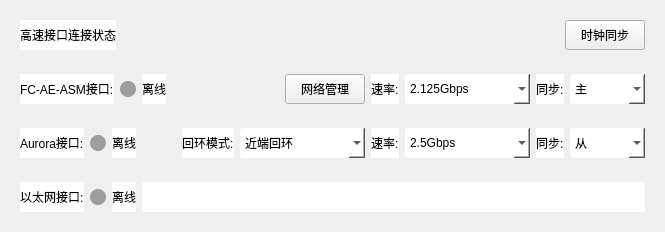
                      <widget class="QWidget" name="widget_15" native="true">
                       <property name="styleSheet">
                        <string notr="true">#widget_15{
background-color: rgb(255,255,255);
border:2px solid rgb(70,90,120);
border-radius:10px;
}</string>
                       </property>
                       <layout class="QGridLayout" name="gridLayout_21">
                        <item row="0" column="0">
                         <widget class="QWidget" name="widget_16" native="true">
                          <layout class="QGridLayout" name="gridLayout_15">
                           <item row="0" column="0">
                            <widget class="QLabel" name="label_11">
                             <property name="styleSheet">
                              <string notr="true">color: rgb(0,0,0);
font: 75 11pt &quot;微软雅黑&quot;;
background-color: rgb(255,255,255);</string>
                             </property>
                             <property name="text">
                              <string>高速接口连接状态</string>
                             </property>
                            </widget>
                           </item>
                           <item row="0" column="2">
                            <widget class="QPushButton" name="pushButton_tb">
                             <property name="minimumSize">
                              <size>
                               <width>75</width>
                               <height>30</height>
                              </size>
                             </property>
                             <property name="styleSheet">
                              <string notr="true">QPushButton{
border:1px solid rgb(70,90,120);
color: rgb(255, 255, 255);
border-radius:3px;
font: 75 11pt &quot;微软雅黑&quot;;
background-color: rgb(153,217,234);
}
QPushButton:hover{
color: rgb(25, 118, 210);
background-color: rgb(227, 236, 255);
};</string>
                             </property>
                             <property name="text">
                              <string>时钟同步</string>
                             </property>
                            </widget>
                           </item>
                           <item row="0" column="1">
                            <spacer name="horizontalSpacer_15">
                             <property name="orientation">
                              <enum>Qt::Horizontal</enum>
                             </property>
                             <property name="sizeHint" stdset="0">
                              <size>
                               <width>40</width>
                               <height>20</height>
                              </size>
                             </property>
                            </spacer>
                           </item>
                          </layout>
                         </widget>
                        </item>
                        <item row="2" column="0">
                         <widget class="QWidget" name="widget_18" native="true">
                          <layout class="QGridLayout" name="gridLayout_23">
                           <item row="0" column="6">
                            <widget class="QLabel" name="label_23">
                             <property name="styleSheet">
                              <string notr="true">color: rgb(0,0,0);
font: 75 11pt &quot;微软雅黑&quot;;
background-color: rgb(255,255,255);</string>
                             </property>
                             <property name="text">
                              <string>速率:</string>
                             </property>
                            </widget>
                           </item>
                           <item row="0" column="9">
                            <widget class="QComboBox" name="comboBox_AuroraType">
                             <property name="minimumSize">
                              <size>
                               <width>75</width>
                               <height>30</height>
                              </size>
                             </property>
                             <property name="styleSheet">
                              <string notr="true">border:1px solid rgb(70,90,120);
color: rgb(0,0,0);
border-radius:3px;
font: 75 11pt &quot;微软雅黑&quot;;
background-color: rgb(255,255,255);
border:none;</string>
                             </property>
                             <property name="currentIndex">
                              <number>0</number>
                             </property>
                             <item>
                              <property name="text">
                               <string>从</string>
                              </property>
                             </item>
                             <item>
                              <property name="text">
                               <string>主</string>
                              </property>
                             </item>
                            </widget>
                           </item>
                           <item row="0" column="1">
                            <widget class="QWidget" name="widget_aurorainter" native="true">
                             <property name="minimumSize">
                              <size>
                               <width>16</width>
                               <height>16</height>
                              </size>
                             </property>
                             <property name="maximumSize">
                              <size>
                               <width>16</width>
                               <height>16</height>
                              </size>
                             </property>
                             <property name="styleSheet">
                              <string notr="true">background-color:rgba(100,100,100,150);
box-shadow:0 0 5px rgba(100,100,100,100);
border-radius:8px;</string>
                             </property>
                            </widget>
                           </item>
                           <item row="0" column="0">
                            <widget class="QLabel" name="label_13">
                             <property name="styleSheet">
                              <string notr="true">color: rgb(0,0,0);
font: 75 11pt &quot;微软雅黑&quot;;
background-color: rgb(255,255,255);</string>
                             </property>
                             <property name="text">
                              <string>Aurora接口:</string>
                             </property>
                            </widget>
                           </item>
                           <item row="0" column="7">
                            <widget class="QComboBox" name="comboBox_auroraspeed">
                             <property name="minimumSize">
                              <size>
                               <width>125</width>
                               <height>30</height>
                              </size>
                             </property>
                             <property name="styleSheet">
                              <string notr="true">border:1px solid rgb(70,90,120);
color: rgb(0,0,0);
border-radius:3px;
font: 75 11pt &quot;微软雅黑&quot;;
background-color: rgb(255,255,255);
border:none;</string>
                             </property>
                             <item>
                              <property name="text">
                               <string>2.5Gbps</string>
                              </property>
                             </item>
                             <item>
                              <property name="text">
                               <string>5Gbps</string>
                              </property>
                             </item>
                             <item>
                              <property name="text">
                               <string>10Gbps</string>
                              </property>
                             </item>
                            </widget>
                           </item>
                           <item row="0" column="3">
                            <spacer name="horizontalSpacer_14">
                             <property name="orientation">
                              <enum>Qt::Horizontal</enum>
                             </property>
                             <property name="sizeHint" stdset="0">
                              <size>
                               <width>40</width>
                               <height>20</height>
                              </size>
                             </property>
                            </spacer>
                           </item>
                           <item row="0" column="8">
                            <widget class="QLabel" name="label_24">
                             <property name="styleSheet">
                              <string notr="true">color: rgb(0,0,0);
font: 75 11pt &quot;微软雅黑&quot;;
background-color: rgb(255,255,255);</string>
                             </property>
                             <property name="text">
                              <string>同步:</string>
                             </property>
                            </widget>
                           </item>
                           <item row="0" column="4">
                            <widget class="QLabel" name="label">
                             <property name="styleSheet">
                              <string notr="true">color: rgb(0,0,0);
font: 75 11pt &quot;微软雅黑&quot;;
background-color: rgb(255,255,255);</string>
                             </property>
                             <property name="text">
                              <string>回环模式:</string>
                             </property>
                            </widget>
                           </item>
                           <item row="0" column="2">
                            <widget class="QLabel" name="label_aurorastatus">
                             <property name="styleSheet">
                              <string notr="true">color: rgb(0,0,0);
font: 75 11pt &quot;微软雅黑&quot;;
background-color: rgb(255,255,255);</string>
                             </property>
                             <property name="text">
                              <string>离线</string>
                             </property>
                             <property name="alignment">
                              <set>Qt::AlignCenter</set>
                             </property>
                            </widget>
                           </item>
                           <item row="0" column="5">
                            <widget class="QComboBox" name="comboBox_loopmode">
                             <property name="minimumSize">
                              <size>
                               <width>125</width>
                               <height>30</height>
                              </size>
                             </property>
                             <property name="styleSheet">
                              <string notr="true">border:1px solid rgb(70,90,120);
color: rgb(0,0,0);
border-radius:3px;
font: 75 11pt &quot;微软雅黑&quot;;
background-color: rgb(255,255,255);
border:none;</string>
                             </property>
                             <item>
                              <property name="text">
                               <string>近端回环</string>
                              </property>
                             </item>
                             <item>
                              <property name="text">
                               <string>远端回环</string>
                              </property>
                             </item>
                             <item>
                              <property name="text">
                               <string>开环</string>
                              </property>
                             </item>
                            </widget>
                           </item>
                          </layout>
                         </widget>
                        </item>
                        <item row="3" column="0">
                         <widget class="QWidget" name="widget_19" native="true">
                          <layout class="QGridLayout" name="gridLayout_24">
                           <item row="0" column="3">
                            <widget class="QLineEdit" name="lineEdit_Netinterface">
                             <property name="minimumSize">
                              <size>
                               <width>200</width>
                               <height>30</height>
                              </size>
                             </property>
                             <property name="maximumSize">
                              <size>
                               <width>16777215</width>
                               <height>16777215</height>
                              </size>
                             </property>
                             <property name="styleSheet">
                              <string notr="true">border:1px solid rgb(70,90,120);
color: rgb(0,0,0);
border-radius:3px;
font: 75 11pt &quot;微软雅黑&quot;;
background-color: rgb(255,255,255);
border:none;</string>
                             </property>
                            </widget>
                           </item>
                           <item row="0" column="1">
                            <widget class="QWidget" name="widget_netinter" native="true">
                             <property name="minimumSize">
                              <size>
                               <width>16</width>
                               <height>16</height>
                              </size>
                             </property>
                             <property name="maximumSize">
                              <size>
                               <width>16</width>
                               <height>16</height>
                              </size>
                             </property>
                             <property name="styleSheet">
                              <string notr="true">background-color:rgba(100,100,100,150);
box-shadow:0 0 5px rgba(100,100,100,100);
border-radius:8px;</string>
                             </property>
                            </widget>
                           </item>
                           <item row="0" column="0">
                            <widget class="QLabel" name="label_14">
                             <property name="styleSheet">
                              <string notr="true">color: rgb(0,0,0);
font: 75 11pt &quot;微软雅黑&quot;;
background-color: rgb(255,255,255);</string>
                             </property>
                             <property name="text">
                              <string>以太网接口:</string>
                             </property>
                            </widget>
                           </item>
                           <item row="0" column="2">
                            <widget class="QLabel" name="label_netstatus">
                             <property name="styleSheet">
                              <string notr="true">color: rgb(0,0,0);
font: 75 11pt &quot;微软雅黑&quot;;
background-color: rgb(255,255,255);</string>
                             </property>
                             <property name="text">
                              <string>离线</string>
                             </property>
                            </widget>
                           </item>
                          </layout>
                         </widget>
                        </item>
                        <item row="1" column="0">
                         <widget class="QWidget" name="widget_17" native="true">
                          <layout class="QGridLayout" name="gridLayout_22">
                           <item row="0" column="5">
                            <widget class="QLabel" name="label_6">
                             <property name="styleSheet">
                              <string notr="true">color: rgb(0,0,0);
font: 75 11pt &quot;微软雅黑&quot;;
background-color: rgb(255,255,255);</string>
                             </property>
                             <property name="text">
                              <string>速率:</string>
                             </property>
                            </widget>
                           </item>
                           <item row="0" column="6">
                            <widget class="QComboBox" name="comboBox_fcspeed">
                             <property name="minimumSize">
                              <size>
                               <width>125</width>
                               <height>30</height>
                              </size>
                             </property>
                             <property name="styleSheet">
                              <string notr="true">border:1px solid rgb(70,90,120);
color: rgb(0,0,0);
border-radius:3px;
font: 75 11pt &quot;微软雅黑&quot;;
background-color: rgb(255,255,255);
border:none;</string>
                             </property>
                             <item>
                              <property name="text">
                               <string>2.125Gbps</string>
                              </property>
                             </item>
                             <item>
                              <property name="text">
                               <string>2.5Gbps</string>
                              </property>
                             </item>
                             <item>
                              <property name="text">
                               <string>2Gbps</string>
                              </property>
                             </item>
                            </widget>
                           </item>
                           <item row="0" column="3">
                            <spacer name="horizontalSpacer_13">
                             <property name="orientation">
                              <enum>Qt::Horizontal</enum>
                             </property>
                             <property name="sizeHint" stdset="0">
                              <size>
                               <width>40</width>
                               <height>20</height>
                              </size>
                             </property>
                            </spacer>
                           </item>
                           <item row="0" column="2">
                            <widget class="QLabel" name="label_fcstatus">
                             <property name="styleSheet">
                              <string notr="true">color: rgb(0,0,0);
font: 75 11pt &quot;微软雅黑&quot;;
background-color: rgb(255,255,255);</string>
                             </property>
                             <property name="text">
                              <string>离线</string>
                             </property>
                            </widget>
                           </item>
                           <item row="0" column="0">
                            <widget class="QLabel" name="label_12">
                             <property name="styleSheet">
                              <string notr="true">color: rgb(0,0,0);
font: 75 11pt &quot;微软雅黑&quot;;
background-color: rgb(255,255,255);</string>
                             </property>
                             <property name="text">
                              <string>FC-AE-ASM接口:</string>
                             </property>
                            </widget>
                           </item>
                           <item row="0" column="7">
                            <widget class="QLabel" name="label_20">
                             <property name="styleSheet">
                              <string notr="true">color: rgb(0,0,0);
font: 75 11pt &quot;微软雅黑&quot;;
background-color: rgb(255,255,255);</string>
                             </property>
                             <property name="text">
                              <string>同步:</string>
                             </property>
                            </widget>
                           </item>
                           <item row="0" column="1">
                            <widget class="QWidget" name="widget_fcinter" native="true">
                             <property name="minimumSize">
                              <size>
                               <width>16</width>
                               <height>16</height>
                              </size>
                             </property>
                             <property name="maximumSize">
                              <size>
                               <width>16</width>
                               <height>16</height>
                              </size>
                             </property>
                             <property name="styleSheet">
                              <string notr="true">background-color:rgba(100,100,100,150);
box-shadow:0 0 5px rgba(100,100,100,100);
border-radius:8px;</string>
                             </property>
                            </widget>
                           </item>
                           <item row="0" column="8">
                            <widget class="QComboBox" name="comboBox_FCType">
                             <property name="minimumSize">
                              <size>
                               <width>75</width>
                               <height>30</height>
                              </size>
                             </property>
                             <property name="styleSheet">
                              <string notr="true">border:1px solid rgb(70,90,120);
color: rgb(0,0,0);
border-radius:3px;
font: 75 11pt &quot;微软雅黑&quot;;
background-color: rgb(255,255,255);
border:none;</string>
                             </property>
                             <item>
                              <property name="text">
                               <string>主</string>
                              </property>
                             </item>
                             <item>
                              <property name="text">
                               <string>从</string>
                              </property>
                             </item>
                            </widget>
                           </item>
                           <item row="0" column="4">
                            <widget class="QPushButton" name="btn_open_3">
                             <property name="minimumSize">
                              <size>
                               <width>75</width>
                               <height>30</height>
                              </size>
                             </property>
                             <property name="styleSheet">
                              <string notr="true">QPushButton{
border:1px solid rgb(70,90,120);
color: rgb(255, 255, 255);
border-radius:3px;
font: 75 11pt &quot;微软雅黑&quot;;
background-color: rgb(153,217,234);
}
QPushButton:hover{
color: rgb(25, 118, 210);
background-color: rgb(227, 236, 255);
};</string>
                             </property>
                             <property name="text">
                              <string>网络管理</string>
                             </property>
                            </widget>
                           </item>
                          </layout>
                         </widget>
                        </item>
                       </layout>
                      </widget>
